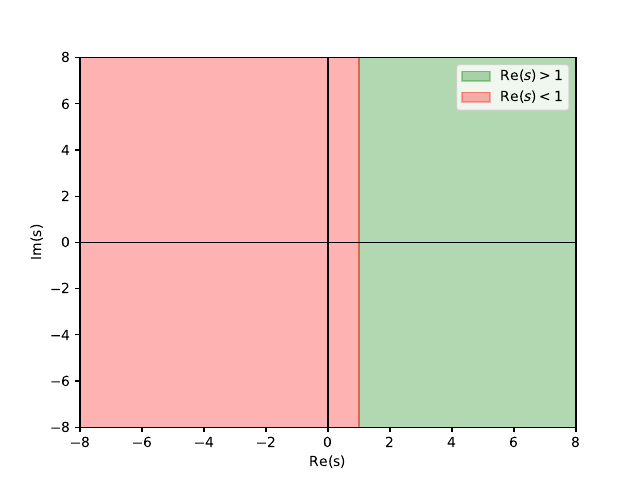

Generate this figure with Python:
import matplotlib.pyplot as plt
import matplotlib.patches as patches
import numpy as np
from mpmath import zetazero
import pylab

fix, ax = plt.subplots()

plt.axhline(0, color='black', alpha=1, linewidth=1)
plt.axvline(0, color='black', alpha=1, linewidth=1)
ax.add_patch(patches.Rectangle((1,-10), 9, 20, color='green', fill=True, linewidth=1, alpha=0.3, zorder=0, label=r'$\operatorname{Re}(s) > 1$'))
ax.add_patch(patches.Rectangle((-8,-8), 9, 16, color='red', fill=True, linewidth=1, alpha=0.3, zorder=0, label=r'$\operatorname{Re}(s) < 1$'))


plt.xlim(-8,8)
plt.ylim(-8,8)
plt.xlabel("Re(s)")
plt.ylabel("Im(s)")
plt.legend(loc='best')

pylab.savefig('zeta-halfplane.pdf')
